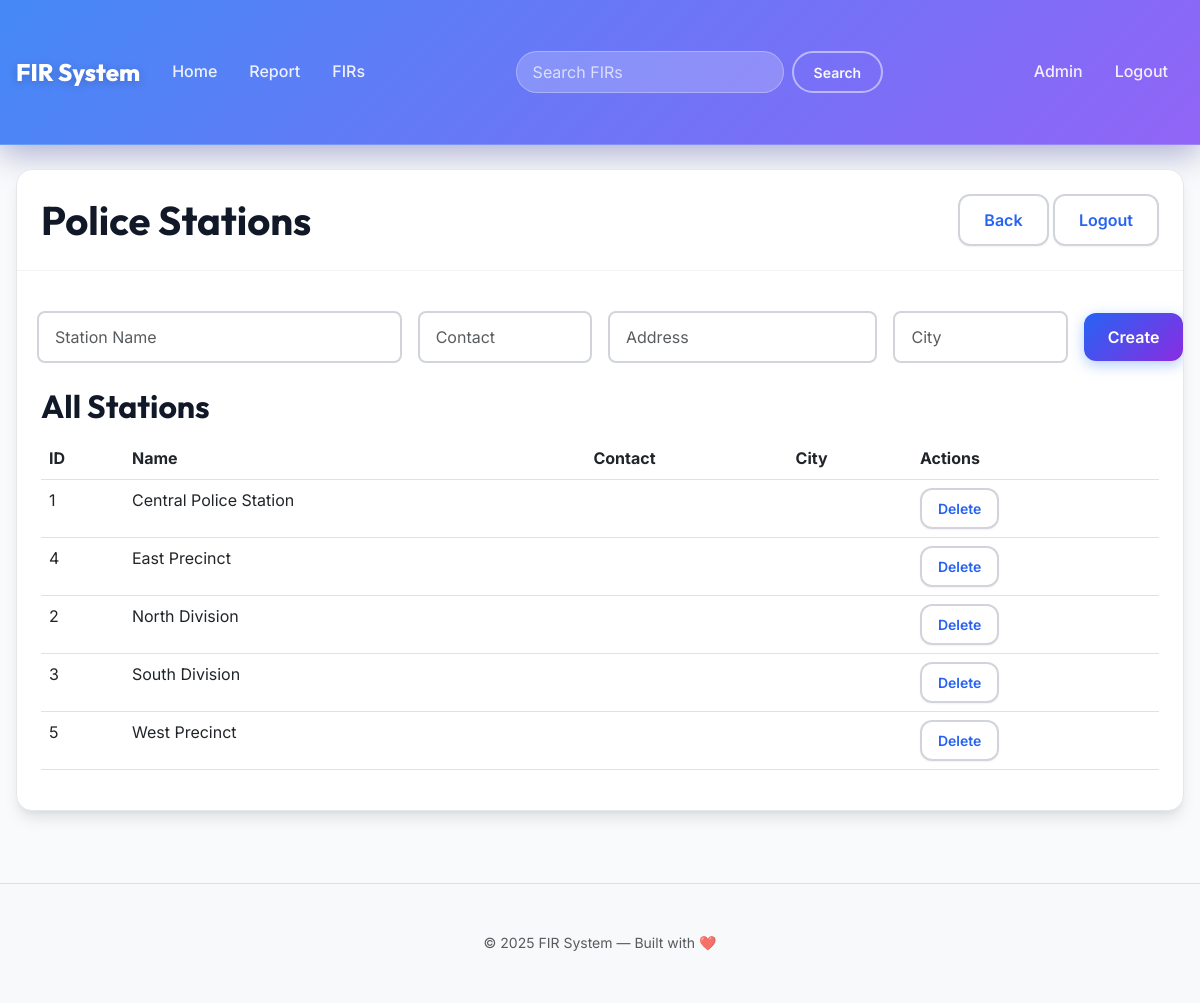
/admin/stations.php (signed in), run on the app's committed database.
### tables this page shows
CREATE TABLE IF NOT EXISTS police_stations (
    id INT AUTO_INCREMENT PRIMARY KEY,
    station_name VARCHAR(255) NOT NULL,
    address TEXT,
    contact VARCHAR(50),
    created_at TIMESTAMP DEFAULT CURRENT_TIMESTAMP
);

### admin/stations.php (the view, shortened to what this page needs)
<?php
$pdo = getPDO();
$stations = $pdo->query('SELECT * FROM police_stations ORDER BY station_name ASC')->fetchAll();
?>
<?php require_once __DIR__ . '/../includes/header.php'; ?>
<div class="card">
    <div class="card-section d-flex justify-content-between align-items-center">
        <h1 class="mb-0">Police Stations</h1>
        <div>
            <a class="btn btn-outline" href="/admin/index.php">Back</a>
            <a class="btn btn-outline" href="/admin/logout.php">Logout</a>
        </div>
    </div>
    <div class="card-section">
    <form method="POST" class="row g-2 align-items-center mb-3">
        <div class="col-md-4"><input class="form-control" type="text" name="station_name" placeholder="Station Name" required></div>
        <div class="col-md-2"><input class="form-control" type="text" name="contact_num" placeholder="Contact"></div>
        <div class="col-md-3"><input class="form-control" type="text" name="address" placeholder="Address"></div>
        <div class="col-md-2"><input class="form-control" type="text" name="city" placeholder="City"></div>
        <div class="col-md-1 d-grid"><button class="btn btn-primary" type="submit" name="create_station">Create</button></div>
    </form>
    <h2>All Stations</h2>
    <?php if (count($stations) === 0): ?>
        <div class="alert alert-secondary">No stations defined.</div>
    <?php else: ?>
        <div class="table-responsive">
        <table class="table table-hover">
            <thead>
                <tr><th>ID</th><th>Name</th><th>Contact</th><th>City</th><th>Actions</th></tr>
            </thead>
            <tbody>
                <?php foreach ($stations as $s): ?>
                <tr>
                    <td><?php echo $s['id']; ?></td>
                    <td><?php echo htmlspecialchars($s['station_name']); ?></td>
                    <td><?php echo htmlspecialchars($s['contact_num']); ?></td>
                    <td><?php echo htmlspecialchars($s['city']); ?></td>
                    <td>
                        <form method="POST" action="/admin/actions.php" style="display:inline">
                            <button class="btn btn-sm btn-outline" type="submit" name="action" value="delete" onclick="return confirm('Delete this station?');">Delete</button>
                        </form>
                    </td>
                </tr>
                <?php endforeach; ?>
            </tbody>
        </table>
        </div>
    <?php endif; ?>
    </div>
</div>
<?php require_once __DIR__ . '/../includes/footer.php'; ?>

### data on the page
police_stations: id "1", station_name "Central Police Station"
police_stations: id "4", station_name "East Precinct"
police_stations: id "2", station_name "North Division"
police_stations: id "3", station_name "South Division"
police_stations: id "5", station_name "West Precinct"
